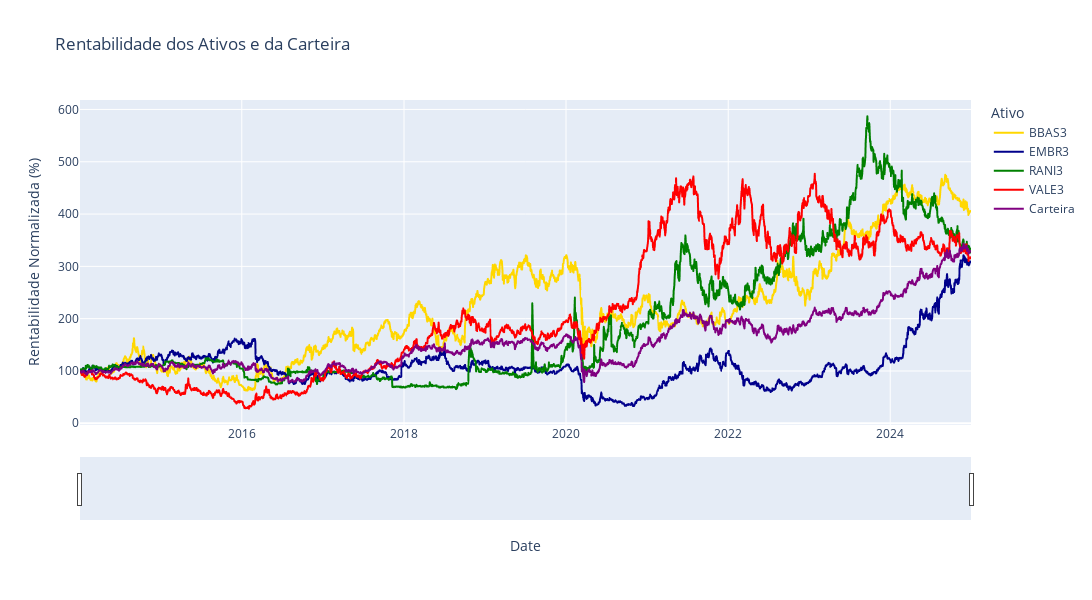

Notebook code cell kept with this figure:
### Code cell
fig = px.line(
    df_total,
    x='Date',
    y='Rentabilidade Normalizada (%)',
    color='Ativo',
    title='Rentabilidade dos Ativos e da Carteira',
    color_discrete_map=cores
)


fig.update_layout(
    hovermode='x unified',
    xaxis=dict(rangeslider=dict(visible=True), type='date'),
    width=1500,
    height=600
)

fig.show()

### Figure 1 — Plotly figure (JSON) as saved in the notebook; plotly's stock layout.template omitted (floating-point values rounded to 4 significant figures; data arrays with more than 128 entries replaced by an {"elided": "..."} marker saying what was removed)
{"data": [{"hovertemplate": "Ativo=BBAS3<br>Date=%{x}<br>Rentabilidade Normalizada (%)=%{y}<extra></extra>", "legendgroup": "BBAS3", "line": {"color": "gold", "dash": "solid"}, "marker": {"symbol": "circle"}, "mode": "lines", "name": "BBAS3", "showlegend": true, "type": "scattergl", "x": {"elided": "2735 str values"}, "xaxis": "x", "y": {"elided": "2735 float values"}, "yaxis": "y"}, {"hovertemplate": "Ativo=EMBR3<br>Date=%{x}<br>Rentabilidade Normalizada (%)=%{y}<extra></extra>", "legendgroup": "EMBR3", "line": {"color": "darkblue", "dash": "solid"}, "marker": {"symbol": "circle"}, "mode": "lines", "name": "EMBR3", "showlegend": true, "type": "scattergl", "x": {"elided": "2735 str values"}, "xaxis": "x", "y": {"elided": "2735 float values"}, "yaxis": "y"}, {"hovertemplate": "Ativo=RANI3<br>Date=%{x}<br>Rentabilidade Normalizada (%)=%{y}<extra></extra>", "legendgroup": "RANI3", "line": {"color": "green", "dash": "solid"}, "marker": {"symbol": "circle"}, "mode": "lines", "name": "RANI3", "showlegend": true, "type": "scattergl", "x": {"elided": "2735 str values"}, "xaxis": "x", "y": {"elided": "2735 float values"}, "yaxis": "y"}, {"hovertemplate": "Ativo=VALE3<br>Date=%{x}<br>Rentabilidade Normalizada (%)=%{y}<extra></extra>", "legendgroup": "VALE3", "line": {"color": "red", "dash": "solid"}, "marker": {"symbol": "circle"}, "mode": "lines", "name": "VALE3", "showlegend": true, "type": "scattergl", "x": {"elided": "2735 str values"}, "xaxis": "x", "y": {"elided": "2735 float values"}, "yaxis": "y"}, {"hovertemplate": "Ativo=Carteira<br>Date=%{x}<br>Rentabilidade Normalizada (%)=%{y}<extra></extra>", "legendgroup": "Carteira", "line": {"color": "purple", "dash": "solid"}, "marker": {"symbol": "circle"}, "mode": "lines", "name": "Carteira", "showlegend": true, "type": "scattergl", "x": {"elided": "2735 str values"}, "xaxis": "x", "y": {"elided": "2735 float values"}, "yaxis": "y"}], "layout": {"height": 600, "hovermode": "x unified", "legend": {"title": {"text": "Ativo"}, "tracegroupgap": 0}, "title": {"text": "Rentabilidade dos Ativos e da Carteira"}, "width": 1500, "xaxis": {"anchor": "y", "domain": [0, 1], "rangeslider": {"visible": true}, "title": {"text": "Date"}, "type": "date"}, "yaxis": {"anchor": "x", "domain": [0, 1], "title": {"text": "Rentabilidade Normalizada (%)"}}}}
